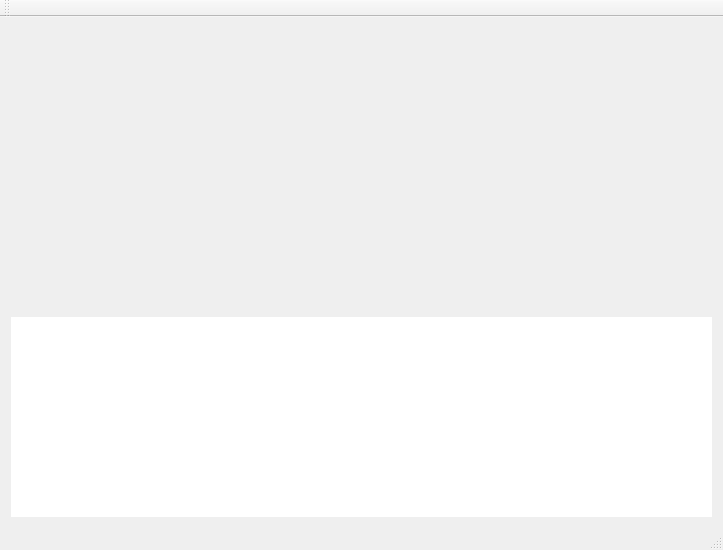
<?xml version="1.0" encoding="UTF-8"?>
<ui version="4.0">
 <class>MainWindow</class>
 <widget class="QMainWindow" name="MainWindow">
  <property name="geometry">
   <rect>
    <x>0</x>
    <y>0</y>
    <width>723</width>
    <height>550</height>
   </rect>
  </property>
  <property name="windowTitle">
   <string>MainWindow</string>
  </property>
  <widget class="QWidget" name="centralWidget">
   <layout class="QVBoxLayout" name="verticalLayout">
    <item>
     <widget class="QWidget" name="widget" native="true"/>
    </item>
    <item>
     <widget class="QGraphicsView" name="graphicsView">
      <property name="sizePolicy">
       <sizepolicy hsizetype="Expanding" vsizetype="Fixed">
        <horstretch>0</horstretch>
        <verstretch>0</verstretch>
       </sizepolicy>
      </property>
      <property name="minimumSize">
       <size>
        <width>0</width>
        <height>200</height>
       </size>
      </property>
      <property name="frameShape">
       <enum>QFrame::NoFrame</enum>
      </property>
      <property name="verticalScrollBarPolicy">
       <enum>Qt::ScrollBarAlwaysOff</enum>
      </property>
      <property name="horizontalScrollBarPolicy">
       <enum>Qt::ScrollBarAlwaysOff</enum>
      </property>
     </widget>
    </item>
   </layout>
  </widget>
  <widget class="QMenuBar" name="menuBar">
   <property name="geometry">
    <rect>
     <x>0</x>
     <y>0</y>
     <width>723</width>
     <height>24</height>
    </rect>
   </property>
  </widget>
  <widget class="QToolBar" name="mainToolBar">
   <attribute name="toolBarArea">
    <enum>TopToolBarArea</enum>
   </attribute>
   <attribute name="toolBarBreak">
    <bool>false</bool>
   </attribute>
  </widget>
  <widget class="QStatusBar" name="statusBar"/>
 </widget>
 <layoutdefault spacing="6" margin="11"/>
 <resources/>
 <connections/>
</ui>
